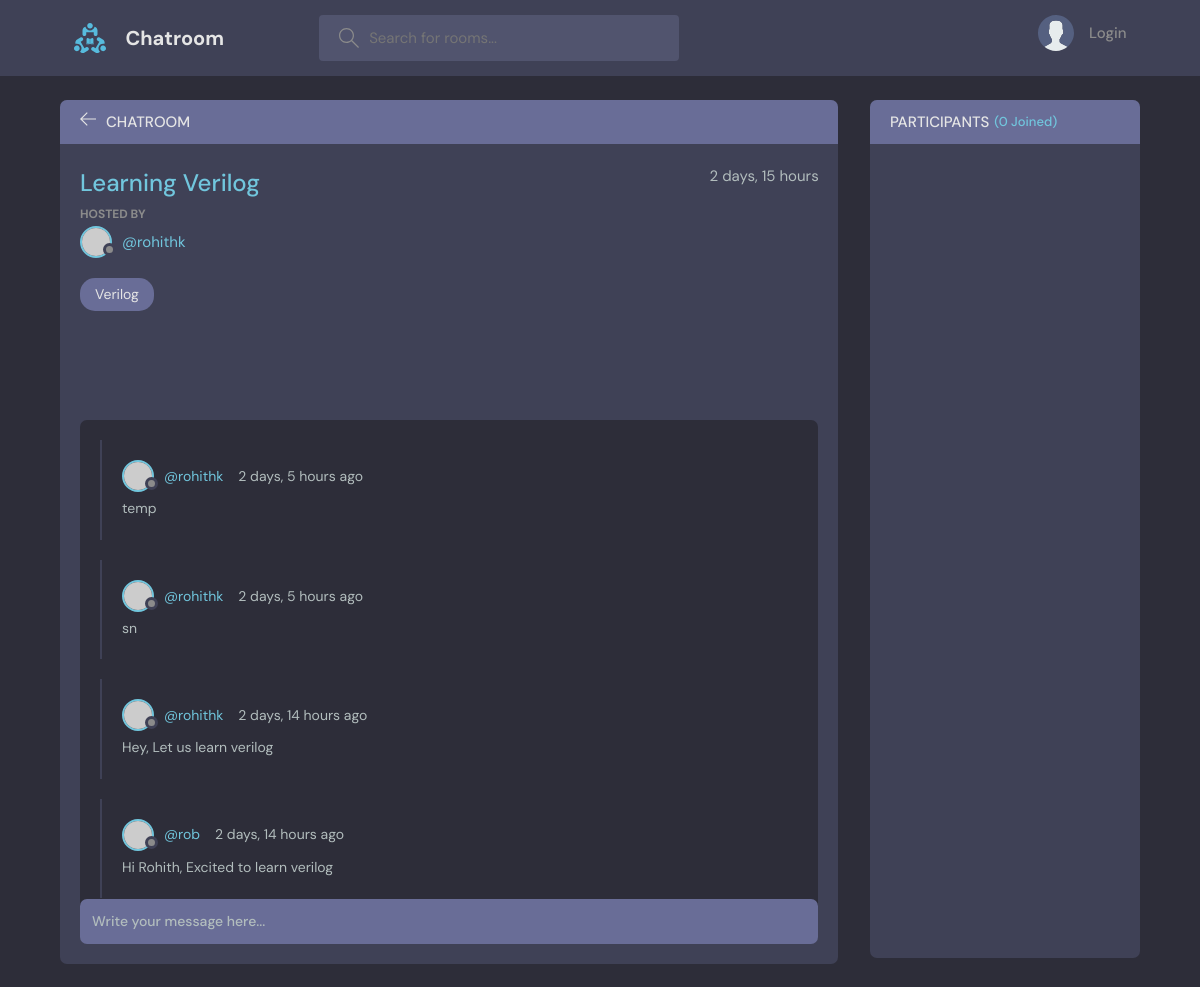
The page /room/1/ on the database its author committed.
### base/models.py (models this page shows, shortened)
class Room(models.Model):
  host = models.ForeignKey(User, on_delete=models.SET_NULL, null=True)
  topic = models.ForeignKey(Topic, on_delete=models.SET_NULL, null=True)
  name = models.CharField(max_length=200)
  description = models.TextField(null=True,blank=True)
  participants = models.ManyToManyField(User, related_name='participants',blank=True)
  updated = models.DateTimeField(auto_now=True)
  created = models.DateTimeField(auto_now_add=True)
  class Meta:
    ordering = ['-updated','-created']

class Topic(models.Model):
  name = models.CharField(max_length=200)
  def __str__(self):
    return self.name

class Message(models.Model):
  user = models.ForeignKey(User, on_delete=models.CASCADE)
  room = models.ForeignKey(Room, on_delete=models.CASCADE)
  body = models.TextField()
  updated = models.DateTimeField(auto_now=True)
  created = models.DateTimeField(auto_now_add=True)
  class Meta:
    ordering = ['-updated','-created']

### base/views.py (the view, shortened to what this page needs)
# urls.py: path("room/<str:id>/",views.room, name="room"),
def room(request,id):
  room = Room.objects.get(id=id)
  room_messages = room.message_set.all()
  participants = room.participants.all()
  for participant in participants:
    print(participant.username)
  context = {'room':room, 'room_messages': room_messages,'participants':participants}
  return render(request, 'base/room.html',context)

### base/templates/base/room.html (shortened to what this page needs)
{% extends 'main.html' %} {% block content %}
<main class="profile-page layout layout--2">
  <div class="container">
    <div class="room">
      <div class="room__top">
        <div class="room__topLeft">
          <a href="{%url 'home'%}">
            <svg version="1.1" xmlns="http://www.w3.org/2000/svg" width="32" height="32" viewBox="0 0 32 32">
              <title>arrow-left</title>
              <path d="M13.723 2.286l-13.723 13.714 13.719 13.714 1.616-1.611-10.96-10.96h27.625v-2.286h-27.625l10.965-10.965-1.616-1.607z"></path>
            </svg>
          </a>
          <h3>Chatroom</h3>
        </div>
      </div>
      <div class="room__box scroll">
        <div class="room__header scroll">
          <div class="room__info">
            <h3>{{room.name}}</h3>
            <span>{{room.created | timesince}}</span>
          </div>
          <div class="room__hosted">
            <p>Hosted By</p>
            <a href="{%url 'user-profile' user.id%}" class="room__author">
              <div class="avatar avatar--small">
                <img src="https://randomuser.me/api/portraits/men/37.jpg" />
              </div>
              <span>@{{room.host.username}}</span>
            </a>
          </div>
          <span class="room__topics">{{room.topic}}</span>
        </div>
        <div class="room__conversation">
          <div class="threads scroll">
            {% for message in room_messages %}
            <div class="thread">
              <div class="thread__top">
                <div class="thread__author">
                  <a href="{%url 'user-profile' message.user.id%}" class="thread__authorInfo">
                    <div class="avatar avatar--small">
                      <img src="https://randomuser.me/api/portraits/men/37.jpg" />
                    </div>
                    <span>@{{message.user.username}}</span>
                  </a>
                  <span class="thread__date">{{message.created | timesince}} ago</span>
                </div>
              </div>
              <div class="thread__details">{{message.body}}</div>
            </div>
            {%endfor%}
          </div>
        </div>
      </div>
      <div class="room__message">
        <form action="" method="POST">
          <input name="body" placeholder="Write your message here..." />
        </form>
      </div>
    </div>
    <div class="participants">
      <h3 class="participants__top">Participants <span>({{participants.count}} Joined)</span></h3>
      <div class="participants__list scroll">
      </div>
    </div>
  </div>
</main>
{%endblock%}

### rows shown on the page
Room: name "Learning Verilog", created "2 days, 15 hours", host.username "rohithk", topic "Verilog"
Message: user.username "rohithk", created "2 days, 5 hours", body "temp"
Message: user.username "rohithk", created "2 days, 5 hours", body "sn"
Message: user.username "rohithk", created "2 days, 14 hours", body "Hey, Let us learn verilog"
Message: user.username "rob", created "2 days, 14 hours", body "Hi Rohith, Excited to learn verilog"

### other values the page prints
{{ participants.count }} "0"
